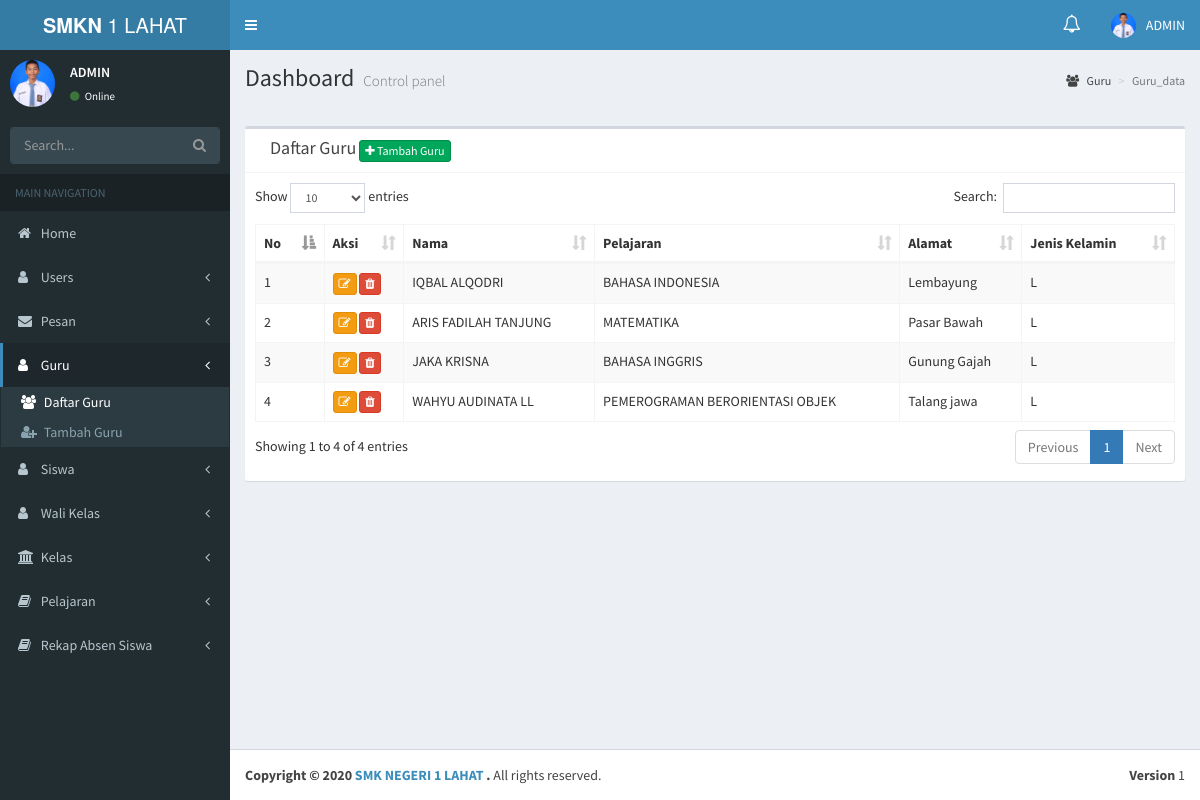
The app's page /guru_data.php (signed in) with its own data.
### tables this page shows
CREATE TABLE `as_users` (
  `id_users` int(11) NOT NULL,
  `id_guru` int(11) NOT NULL,
  `id_wali_kelas` int(11) NOT NULL,
  `userFullname` varchar(255) NOT NULL,
  `username` varchar(255) NOT NULL,
  `password` varchar(255) NOT NULL,
  `foto` varchar(255) NOT NULL,
  `id_level` int(11) NOT NULL
);

CREATE TABLE `as_guru` (
  `id_guru` int(11) NOT NULL,
  `id_users` int(11) NOT NULL,
  `id_pelajaran` int(11) NOT NULL,
  `nip` int(11) NOT NULL,
  `nama_guru` varchar(255) NOT NULL,
  `jenis_kelamin` enum('L','P') NOT NULL,
  `alamat` text NOT NULL,
  `tanggal_lahir` date NOT NULL
);

CREATE TABLE `as_pelajaran` (
  `id_pelajaran` int(11) NOT NULL,
  `pelajaran` varchar(255) NOT NULL
);

### guru_data.php (the view, shortened to what this page needs)
<?php include "header.php" ?>
  <aside class="main-sidebar">
    <section class="sidebar">
       <div class="user-panel">
        <div class="pull-left image">
          <?php
 $id_users=$_SESSION['userid'];
          $sql_admin="SELECT * FROM as_users WHERE id_users='$id_users'";
                  $query = mysqli_query($conn,$sql_admin);
                  $id_usersn= mysqli_num_rows($query);
                    if ($id_usersn > 0) {
                              $user = mysqli_fetch_assoc($query);
                            echo "<img src=img/".$user['foto']." class='img-circle' alt='User Image' height = ''>";
                    }?>
        </div>
        <div class="pull-left info">
          <p><?php
              $id_users=$_SESSION['userid'];
          $sql_admin="SELECT * FROM as_users WHERE id_users='$id_users'";
                  $query = mysqli_query($conn,$sql_admin);
                  $id_usersn= mysqli_num_rows($query);
                    if ($id_usersn > 0) {
              $user = mysqli_fetch_assoc($query);
              echo $user['userFullname'];
            }
             ?></p>
          <a href="#"><i class="fa fa-circle text-success"></i> Online</a>
        </div>
      </div>
      <form action="#" method="get" class="sidebar-form">
        <div class="input-group">
          <input type="text" name="q" class="form-control" placeholder="Search...">
          <span class="input-group-btn">
                <button type="submit" name="search" id="search-btn" class="btn btn-flat"><i class="fa fa-search"></i>
                </button>
              </span>
        </div>
      </form>
 <ul class="sidebar-menu" data-widget="tree">
        <li class="header">MAIN NAVIGATION</li>
         <li >
          <a href="home.php">
            <i class="fa fa-home"></i> <span>Home</span>
          </a>
        </li>
<?php if ($_SESSION['akses']== 1){
?>
      <li class="treeview">
          <a href="#">
            <i class="fa fa-user"></i>
            <span>Users</span>
            <span class="pull-right-container">
              <i class="fa fa-angle-left pull-right"></i>
            </span>
          </a>
        </li>
         <li class="treeview">
          <a href="#">
            <i class="fa fa-envelope"></i>
            <span>Pesan</span>
            <span class="pull-right-container">
              <i class="fa fa-angle-left pull-right"></i>
            </span>
          </a>
        </li>
              <li class="active treeview">
          <a href="#">
            <i class="fa fa-user"></i>
            <span>Guru</span>
            <span class="pull-right-container">
              <i class="fa fa-angle-left pull-right"></i>
            </span>
          </a>
          <ul class="treeview-menu">
            <li class="active"><a href="guru_data.php"><i class="fa fa-users"></i> Daftar Guru</a></li>
            <li><a href="guru_tambah.php"><i class="fa fa-user-plus"></i> Tambah Guru</a></li>
          </ul>
        </li>
      <li class="treeview">
          <a href="#">
            <i class="fa fa-user"></i>
            <span>Siswa</span>
            <span class="pull-right-container">
              <i class="fa fa-angle-left pull-right"></i>
            </span>
          </a>
        </li>
      <li class="treeview">
          <a href="#">
            <i class="fa fa-user"></i>
            <span>Wali Kelas</span>
            <span class="pull-right-container">
              <i class="fa fa-angle-left pull-right"></i>
            </span>
          </a>
        </li>
              <li class="treeview">
          <a href="#">
            <i class="fa fa-university"></i>
            <span>Kelas</span>
            <span class="pull-right-container">
              <i class="fa fa-angle-left pull-right"></i>
            </span>
          </a>
        </li>
      <li class="treeview">
          <a href="#">
            <i class="fa fa-book"></i>
            <span>Pelajaran</span>
            <span class="pull-right-container">
              <i class="fa fa-angle-left pull-right"></i>
            </span>
          </a>
        </li>
      <li class=" treeview">
          <a href="#">
            <i class="fa fa-book "></i>
            <span>Rekap Absen Siswa</span>
            <span class="pull-right-container">
              <i class="fa fa-angle-left pull-right"></i>
            </span>
          </a>
        </li>
      </ul><?php } ?>
    </section>
  </aside>
  <div class="content-wrapper">
    <section class="content-header">
      <h1>
        Dashboard
        <small>Control panel</small>
      </h1>
      <ol class="breadcrumb">
      <li><a href="#"><i class="fa fa-users"></i> Guru</a></li>
        <li class="active">Guru_data</li>
      </ol>
    </section>
<br>
    <section class="content">
      <div class="row">
        <div class="col-xs-12">
          <div class="box">
              <div class="box-header with-border">
              <div class="col-md-6">
                <span class="box-title"> Daftar Guru </span>
                <a class='btn btn-xs  btn-success' href="guru_tambah.php"><i class ='fa fa-plus'></i> Tambah Guru </a>
              </div>
            </div>
            <div class="box-body table-responsive no-padding">
            <div class="box-body ">
              <?php
              $sql="SELECT * FROM as_guru as g INNER JOIN as_pelajaran as p ON g.id_pelajaran=p.id_pelajaran   ";
              $sql_h=mysqli_query($conn,$sql);
              $tbl= " ";
                 $tbl.= "<table id='example1' class='table table-bordered table-striped'>";
                 $tbl.= "<thead>";
                 $tbl.= "<tr>";
                 $tbl.= "<th '>No</th>";
                 $tbl.= "<th>Aksi</th>";
                 $tbl.= "<th '>Nama</th>";
                 $tbl.= "<th '>Pelajaran</th>";
                 $tbl.= "<th '>Alamat</th>";
                 $tbl.= "<th '>Jenis Kelamin</th>";
                 $tbl.= "</tr>";
                 $tbl.= "</thead>";
                 if (mysqli_num_rows($sql_h) > 0) {
                 	$nomor = 1;
                   foreach ($sql_h as $key => $value) {
                     $tbl.= "<tr>";
                     $tbl.= "<td>".$nomor."</td>";
                     $tbl.= "<td>
                    <a class='btn btn-xs btn-warning' href='guru_edit.php?id_guru=".$value['id_guru']."'><i class='fa fa-edit'></i></a>
                    <a class='btn btn-xs btn-danger' href='javascript:hapus(".$value['id_guru'].")'><i class='fa fa-trash'></i></a></td>";
                     $tbl.= "<td>".$value['nama_guru']."</td>";
                     $tbl.= "<td>".$value['pelajaran']."</td>";
                     $tbl.= "<td>".$value['alamat']."</td>";
                     $tbl.= "<td>".$value['jenis_kelamin']."</td>";
                     $tbl.= "</tr>";
                $nomor++;
           }}
           $tbl.= "</table>";
           print($tbl);
            ?>
            </div>
          </div>
        </div>
      </div>
    </section>
  </div>
  <?php include "footer.php" ?>

### header.php (shortened to what this page needs)
<?php include "koneksi.php";
 ?>
<!DOCTYPE html>
<html>
<head>
  <link rel="stylesheet" href="bower_components/bootstrap/dist/css/bootstrap.min.css">
  <link rel="stylesheet" href="bower_components/font-awesome/css/font-awesome.min.css">
  <link rel="stylesheet" href="bower_components/Ionicons/css/ionicons.min.css">
  <link rel="stylesheet" href="dist/css/AdminLTE.min.css">
  <link rel="stylesheet" href="plugins/iCheck/all.css">
  <link rel="stylesheet" href="dist/css/skins/_all-skins.min.css">
  <link rel="stylesheet" href="bower_components/morris.js/morris.css">
  <link rel="stylesheet" href="bower_components/jvectormap/jquery-jvectormap.css">
  <link rel="stylesheet" href="bower_components/bootstrap-datepicker/dist/css/bootstrap-datepicker.min.css">
  <link rel="stylesheet" href="bower_components/bootstrap-daterangepicker/daterangepicker.css">
  <link rel="stylesheet" href="plugins/bootstrap-wysihtml5/bootstrap3-wysihtml5.min.css">
   <link rel="stylesheet" href="bower_components/select2/dist/css/select2.min.css">
  <link rel="stylesheet" href="bower_components/datatables.net-bs/css/dataTables.bootstrap.min.css">
  <link rel="stylesheet" href="bower_components/bootstrap-colorpicker/dist/css/bootstrap-colorpicker.min.css">
  <link rel="stylesheet" href="plugins/timepicker/bootstrap-timepicker.min.css">
</head>
<body class="hold-transition skin-blue sidebar-mini">
<div class="wrapper">
  <header class="main-header">
    <a href="home.php" class="logo">
      <span class="logo-lg"><b>SMKN</b> 1 LAHAT</span>
    </a>
    <nav class="navbar navbar-static-top">
      <a href="#" class="sidebar-toggle" data-toggle="push-menu" role="button">
      </a>
      <div class="navbar-custom-menu">
        <ul class="nav navbar-nav">
<?php if ($_SESSION['akses']== 1 or $_SESSION['akses']== 3 ){ ?>
         <li class="dropdown">
       <a href="#" class="dropdown-toggle" data-toggle="dropdown"><span class="label label-pill label-danger count" style="border-radius:10px;"></span> <span class="fa fa-bell-o" style="font-size:18px;"></span></a>
      </li>
<?php } ?>
          <li class="dropdown user user-menu">
            <a href="#" class="dropdown-toggle" data-toggle="dropdown">
                <?php
           $id_users=$_SESSION['userid'];
          $sql_admin="SELECT * FROM as_users WHERE id_users='$id_users'";
                  $query = mysqli_query($conn,$sql_admin);
                  $id_usersn= mysqli_num_rows($query);
                    if ($id_usersn > 0) {
              $user = mysqli_fetch_assoc($query);
             echo "<img src=img/".$user['foto']." class='user-image' alt='User Image'>";
          }
                    ?>
              <span class="hidden-xs">  <?php
              $id_users=$_SESSION['userid'];
          $sql_admin="SELECT * FROM as_users WHERE id_users='$id_users'";
                  $query = mysqli_query($conn,$sql_admin);
                  $id_usersn= mysqli_num_rows($query);
                    if ($id_usersn > 0) {
              $user = mysqli_fetch_assoc($query);
              echo $user['userFullname'];
            }
             ?></span>
            </a>
          </li>
        </ul>
      </div>
    </nav>
  </header>

### records on screen
as_users: foto (picture), userFullname "ADMIN"
as_guru: nama_guru "IQBAL ALQODRI", id_pelajaran.pelajaran "BAHASA INDONESIA", alamat "Lembayung", jenis_kelamin "L"
as_guru: nama_guru "ARIS FADILAH TANJUNG", id_pelajaran.pelajaran "MATEMATIKA", alamat "Pasar Bawah", jenis_kelamin "L"
as_guru: nama_guru "JAKA KRISNA", id_pelajaran.pelajaran "BAHASA INGGRIS", alamat "Gunung Gajah", jenis_kelamin "L"
as_guru: nama_guru "WAHYU AUDINATA LL", id_pelajaran.pelajaran "PEMEROGRAMAN BERORIENTASI OBJEK", alamat "Talang jawa", jenis_kelamin "L"
